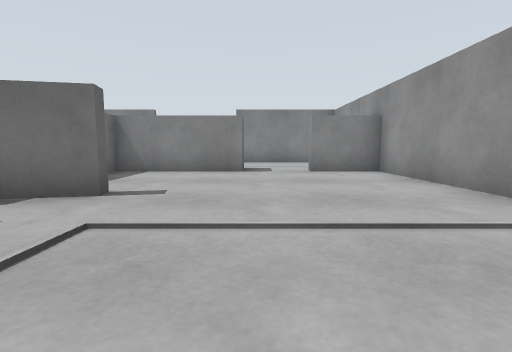
[1] (above)

22 first-person views from a walk through a world built for the Gazebo simulator. The camera is 0.36 m above the floor, tilts 6° down and sees 85° across. The floor is counted in squares, 0.5 m on a side. Each view is taken from the middle of a square. On the plan, view 1 faces up. The plan holds only what a view shows up to about 10 squares ahead; the rest is blank. The place goes on beyond the plan.

[2]
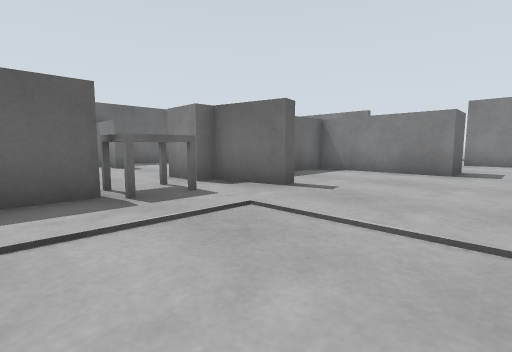

[3]
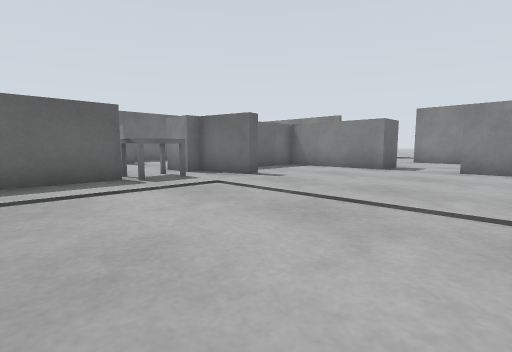

[4]
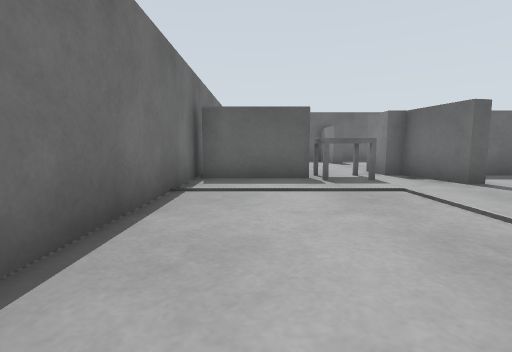

[5]
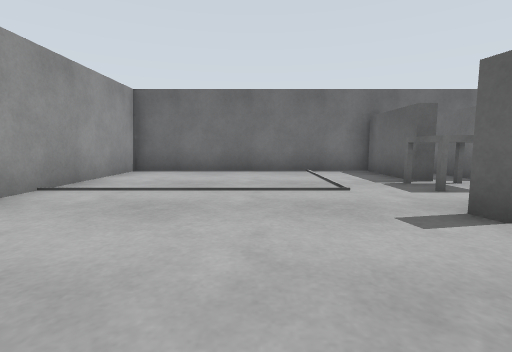

[6]
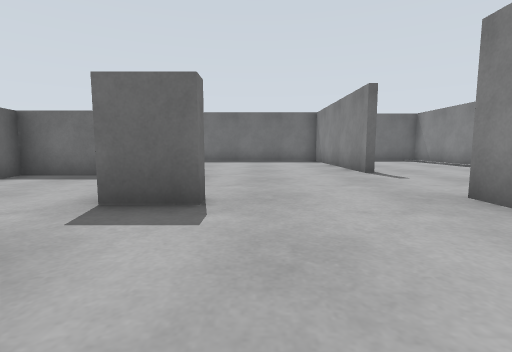

[7]
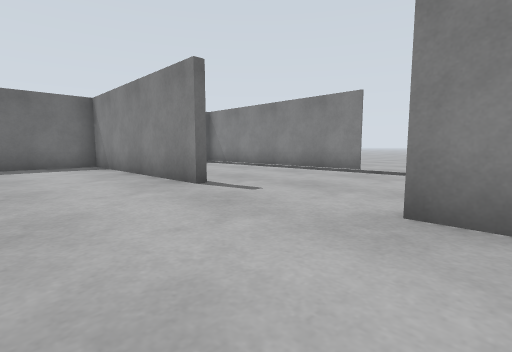

[8]
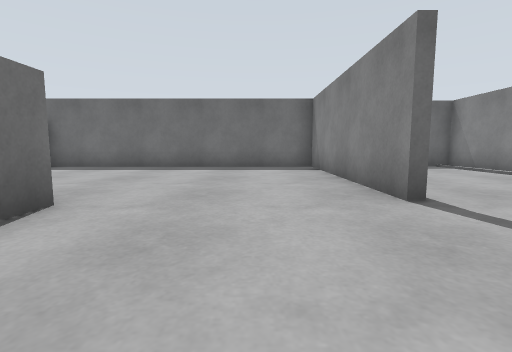

[9]
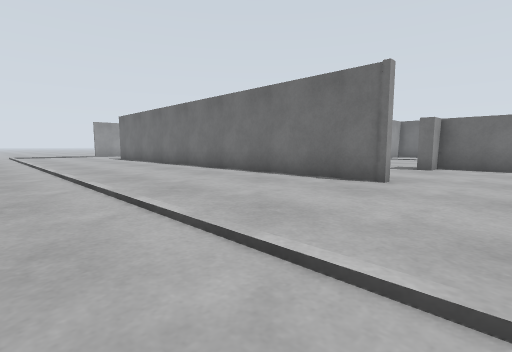

[10]
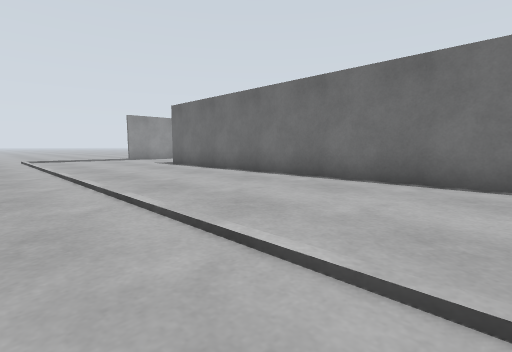

[11]
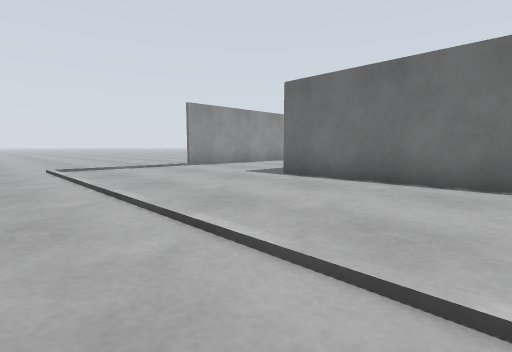

[12]
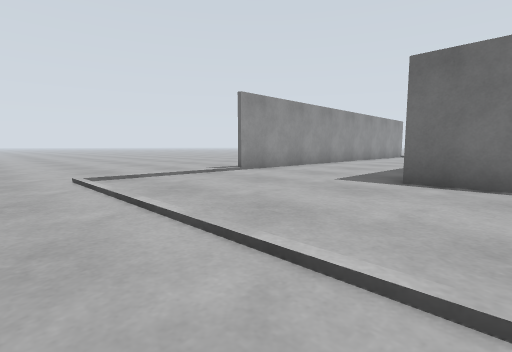

[13]
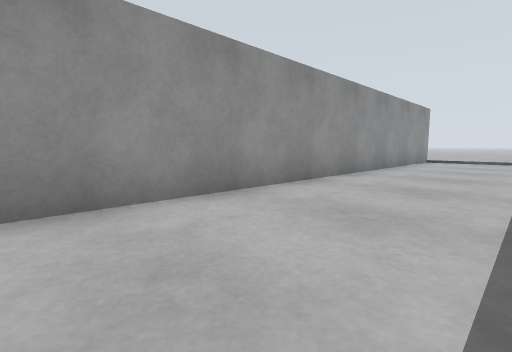

[14]
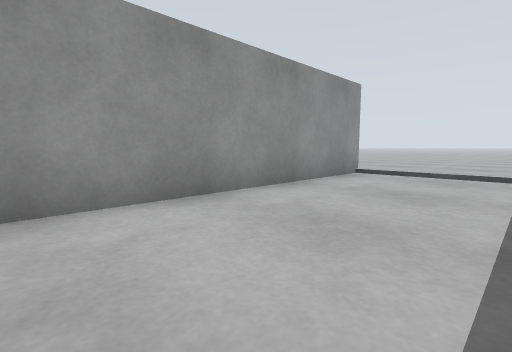

[15]
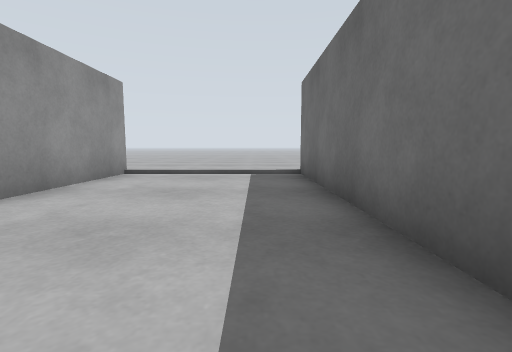

[16]
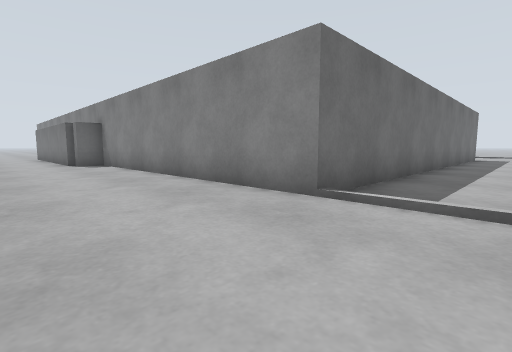

[17]
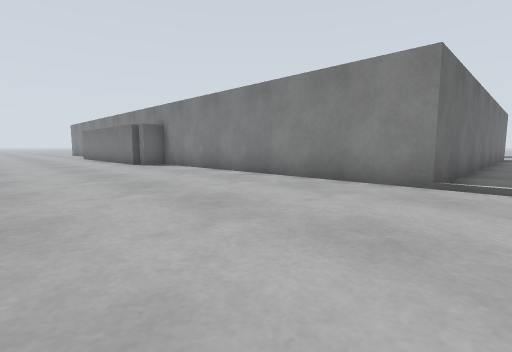

[18]
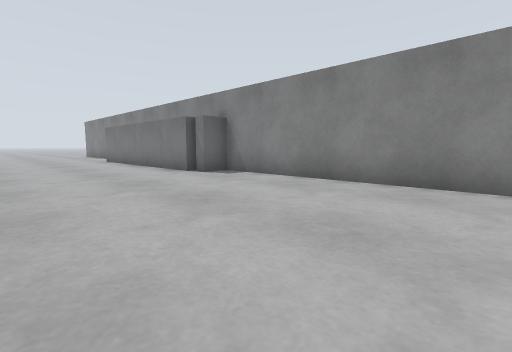

[19]
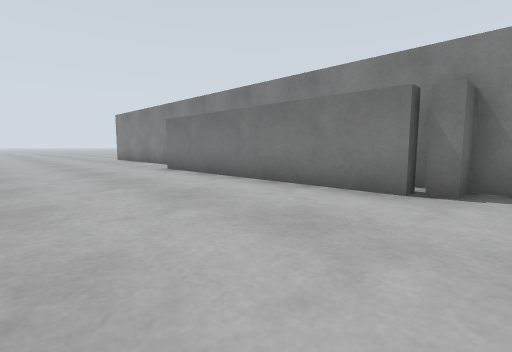

[20]
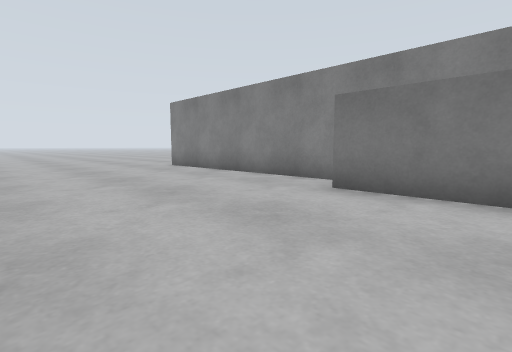

[21]
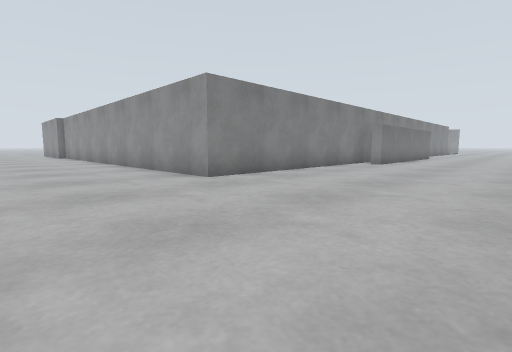

[22]
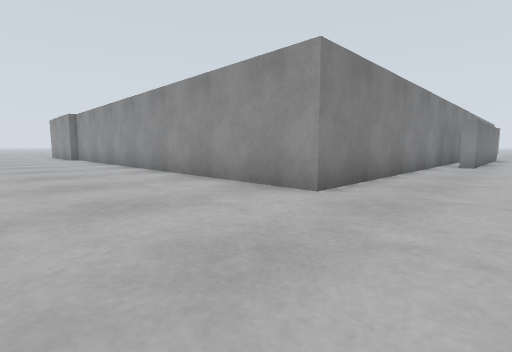

### Floor plan
Points are (right, up) in squares from view 1. A wall is a line through its corners. A room is listed if a view was taken in it or the views show most of it. See-through windows are left out.
Room 1 (views 1, 2, 3, 4)
walls: (-4.6, 0.9) (-4.6, -0.6); (-0.4, 8.1) (-4, 8.1) (-4, 3.4); (-3.5, -1.4) (3.6, -1.4) (3.6, 8.1) (1.6, 8.1)
ways out: opening at (-5, 2) to room 2; opening at (-4, -2) to room 2; opening at (0.5, 7.5) to room 2
objects: door leaf (-4, -1) to (-3, 0); coffee table (-4, 1) to (-3, 3); door leaf (-3, 4) to (-2, 4)
Room 2 (views 5, 6, 7, 8, 9, 10, 11, 12, 13, 14, 15, 16, 17, 18, 19, 20, 21, 22)
walls: (1.6, 8.1) (1.6, 8.5); (0.5, 13) (-1, 13); (-1, 13.1) (13.9, 13.1); (-4.5, 8.5) (-0.8, 8.5) (-0.8, 9.3) (-0.4, 9.3) (-0.4, 8.1); (-4.4, 3.3) (-5.2, 3.3); (-4.6, 13) (-11, 13) (-11, 3.6); (-3.1, -1.5) (-11.1, -1.5) (-11.1, 6.5); (3.7, -2.1) (3.7, -2.6) (-3.5, -2.6) (-3.5, -2.1); (-8.8, 3.8) (-8.8, 3.3) (-10.1, 3.3); (-3.6, 18.2) (-6.1, 18.2); (13.8, 7.1) (13.8, -1.5) (4.3, -1.5) (4.3, -2.4) (3.9, -2.4); (-8.8, 18.2) (-11.1, 18.2); (18.5, -1.6) (18.5, 13.2)
ways out: opening at (-5, 2) to room 1; opening at (-4, -2) to room 1; opening at (0.5, 7.5) to room 1
objects: door leaf (-5, 4)

Positions as (right, up) in squares from view 1, and headings:
1: (0, 0), facing up
2: (1, 0), facing up-left
3: (3, -1), facing up-left
4: (3, 0), facing left
5: (0, 7), facing down
6: (3, 10), facing left
7: (0, 10), facing up-left
8: (-1, 11), facing left
9: (-3, 19), facing down-right
10: (3, 19), facing down-right
11: (9, 19), facing down-right
12: (12, 19), facing down-right
13: (15, 13), facing down-right
14: (15, 6), facing down-right
15: (15, 6), facing down
16: (16, -5), facing up-left
17: (15, -7), facing up-left
18: (11, -7), facing up-left
19: (5, -7), facing up-left
20: (-1, -7), facing up-left
21: (-15, -7), facing up-right
22: (-15, -4), facing up-right
